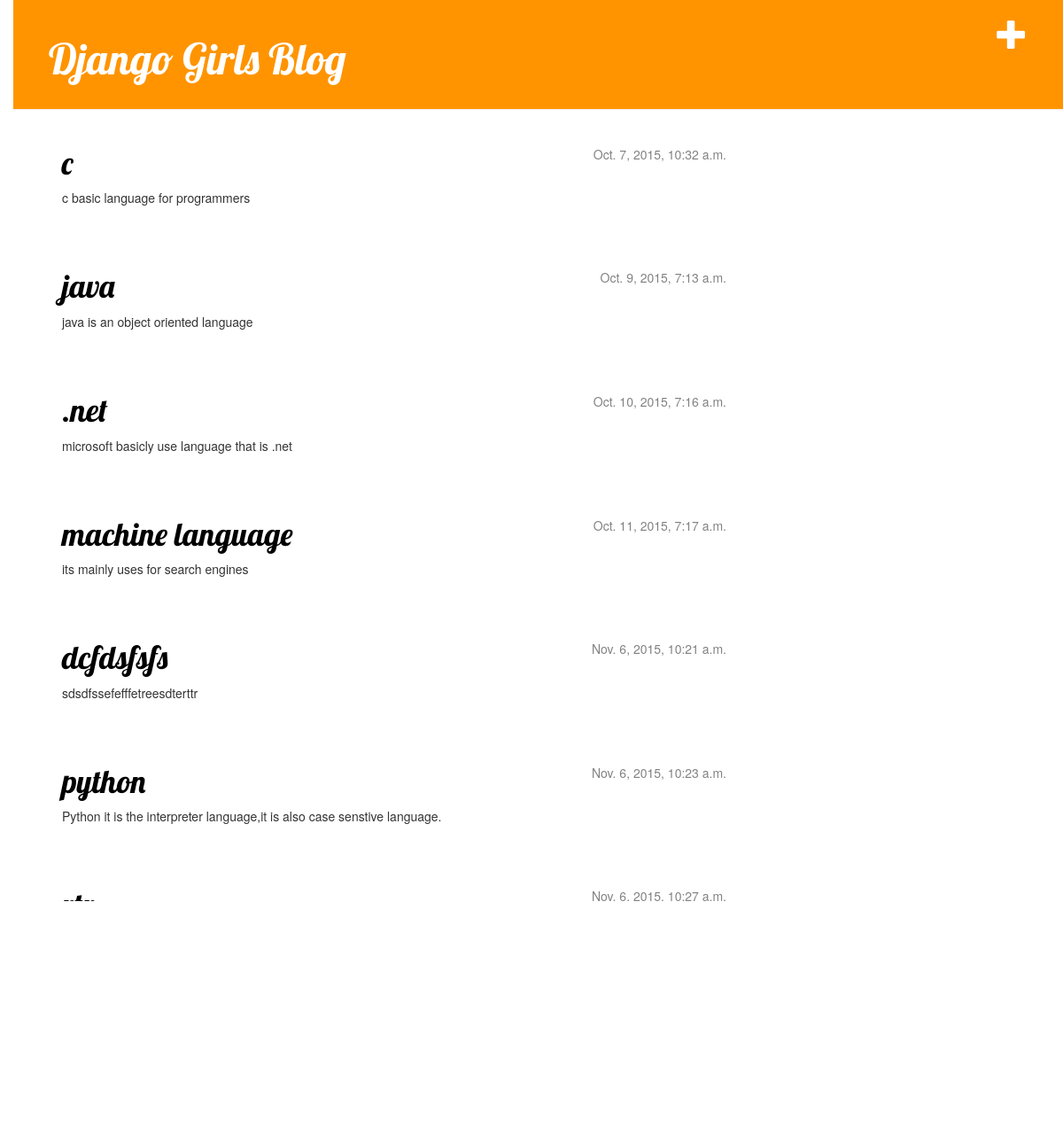
The page / on the database its author committed.
### blog/models.py (models this page shows, shortened)
class Post(models.Model):
    author = models.ForeignKey('auth.User')
    title = models.CharField(max_length=200)
    text = models.TextField()
    created_date = models.DateTimeField(
            default=timezone.now)
    published_date = models.DateTimeField(
            blank=True, null=True)

### blog/views.py (the view)
# urls.py: url(r'^$', views.post_list, name='post_list'),
def post_list(request):
    posts = Post.objects.filter(published_date__lte=timezone.now()).order_by('published_date')
    return render(request, 'blog/post_list.html', {'posts': posts})

### blog/templates/blog/post_list.html
{% extends "blog/base.html" %}
{% block content %}
    {% for post in posts %}
        <div class="post">
            <div class="date">
                {{ post.published_date }}
            </div>
            <h1><a href="{% url "post_detail" pk=post.pk %}">{{ post.title }}</a></h1>
            <p>{{ post.text|linebreaks }}</p>
        </div>
    {% endfor %}
{% endblock content %}

### blog/templates/blog/base.html (shortened to what this page needs)
{% load staticfiles %}
<html>
    <head>
		<link rel="stylesheet" href="//maxcdn.bootstrapcdn.com/bootstrap/3.2.0/css/bootstrap.min.css">
        <link rel="stylesheet" href="//maxcdn.bootstrapcdn.com/bootstrap/3.2.0/css/bootstrap-theme.min.css">
        <link rel="stylesheet" href="{% static "css/blog.css" %}">
    </head>
    <body>
    <div class="page-header">
		<a href="{% url "post_new" %}" class="top-menu"><span class="glyphicon glyphicon-plus"></span></a>
        <h1><a href="/">Django Girls Blog</a></h1>
    </div>
    <div class="content container">
        <div class="row">
            <div class="col-md-8">
            {% block content %}
            {% endblock %}
            </div>
        </div>
    </div>
</body>
</html>

### blog/static/css/blog.css (style rules this page uses)
h1 a { color: #FCA205; font-family: 'Lobster'; }
body { padding-left: 15px; }
.page-header { background-color: #ff9400; margin-top: 0; padding: 20px 20px 20px 40px; }
.page-header h1, .page-header h1 a, .page-header h1 a:visited, .page-header h1 a:active { color: #ffffff; font-size: 36pt; text-decoration: none; }
.content { margin-left: 40px; }
h1, h2, h3, h4 { font-family: 'Lobster', cursive; }
.date { float: right; color: #828282; }
.top-menu, .top-menu:hover, .top-menu:visited { color: #ffffff; float: right; font-size: 26pt; margin-right: 20px; }
.post { margin-bottom: 70px; }
.post h1 a, .post h1 a:visited { color: #000000; }

### rows shown on the page
Post: published_date "Oct. 7, 2015, 10:32 a.m.", title "c", text "c basic language for programmers"
Post: published_date "Oct. 9, 2015, 7:13 a.m.", title "java", text "java is an object oriented language"
Post: published_date "Oct. 10, 2015, 7:16 a.m.", title ".net", text "microsoft basicly use language that is .net"
Post: published_date "Oct. 11, 2015, 7:17 a.m.", title "machine language", text "its mainly uses for search engines"
Post: published_date "Nov. 6, 2015, 10:21 a.m.", title "dcfdsfsfs", text "sdsdfssefefffetreesdterttr"
Post: published_date "Nov. 6, 2015, 10:23 a.m.", title "python", text "Python it is the interpreter language,it is also case senstive language."
Post: published_date "Nov. 6, 2015, 10:27 a.m.", title "rtr"
